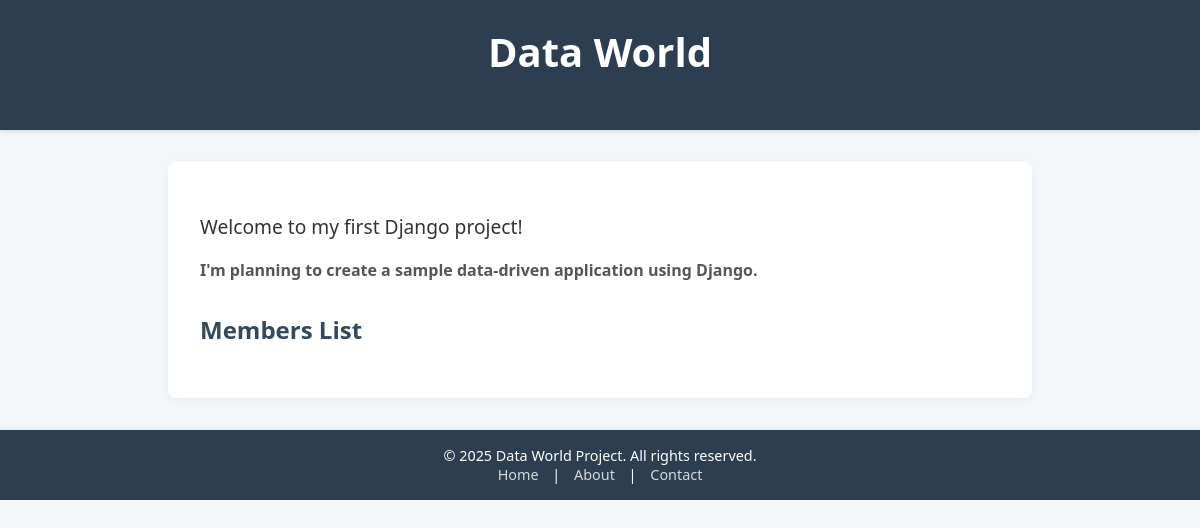
/members/, run on an earlier commit of the app's database.
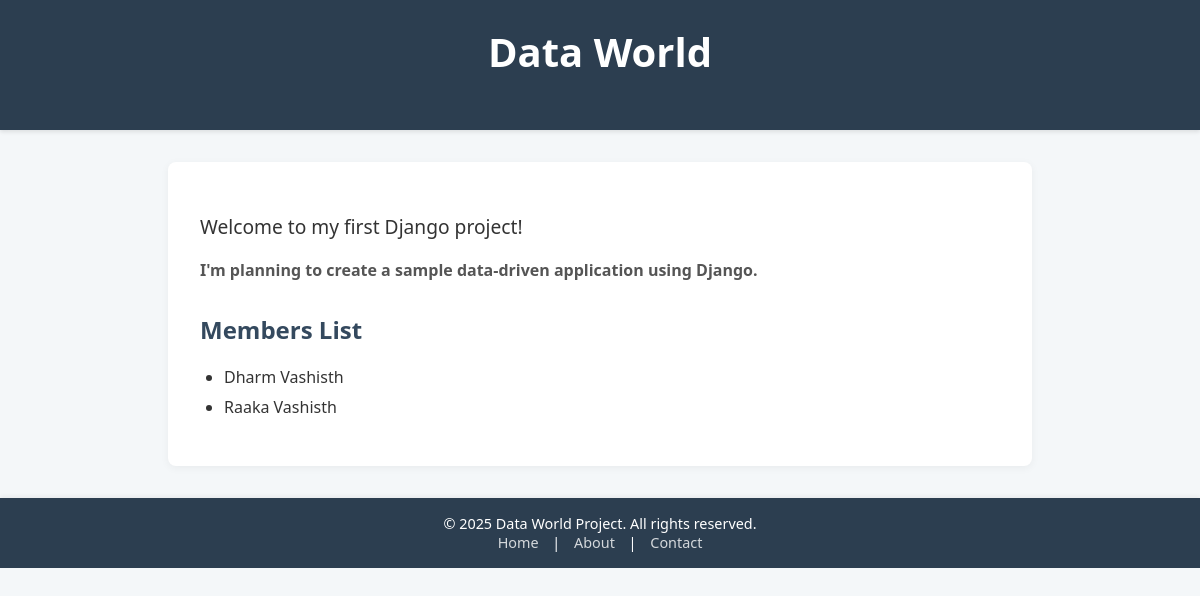
And on a later commit of the database.
### members/models.py (models this page shows)
class Member(models.Model):
  firstname = models.CharField(max_length=255)
  lastname = models.CharField(max_length=255)

### members/views.py (the view)
# urls.py: path('members/', views.members, name='members'),
def members(request):
  mymembers = Member.objects.all().values()
  template = loader.get_template('index.html')
  context = {
    'mymembers': mymembers,
  }
  return HttpResponse(template.render(context, request))

### members/templates/index.html (shortened to what this page needs)
{% load static %}
<!DOCTYPE html>
<html lang="en">
<head>
    <link rel="stylesheet" href="{% static 'styles.css' %}">
</head>
<body>
<header>
    <h1>Data World</h1>
</header>
<main>
    <p>Welcome to my first Django project!</p>
    <b>I'm planning to create a sample data-driven application using Django.</b>
    <h2>Members List</h2>
    <ul>
        {% for x in mymembers %}
        <li>{{ x.firstname }} {{ x.lastname }}</li>
        {% endfor %}
    </ul>
</main>
<footer>
    &copy; 2025 Data World Project. All rights reserved.
    <br>
    <a href="#">Home</a> |
    <a href="#">About</a> |
    <a href="#">Contact</a>
</footer>
</body>
</html>

### members/static/styles.css (style rules this page uses)
body { font-family: 'Segoe UI', Tahoma, Geneva, Verdana, sans-serif; margin: 0; padding: 0; background-color: #f4f7f9; color: #333; }
header { background-color: #2c3e50; color: white; padding: 1.5rem 2rem; text-align: center; box-shadow: 0 2px 4px rgba(0, 0, 0, 0.1); }
main { max-width: 800px; margin: 2rem auto; padding: 2rem; background-color: #ffffff; border-radius: 8px; box-shadow: 0 2px 8px rgba(0, 0, 0, 0.05); }
h1 { margin-top: 0; font-size: 2.5rem; color: white; }
p { font-size: 1.2rem; }
b { display: block; margin: 1rem 0; font-weight: 600; color: #555; }
h2 { color: #34495e; margin-top: 2rem; }
ul { padding-left: 1.5rem; }
li { margin-bottom: 0.5rem; }
footer { background-color: #2c3e50; color: white; text-align: center; padding: 1rem 2rem; font-size: 0.9rem; box-shadow: 0 -2px 4px rgba(0, 0, 0, 0.05); }
footer a { color: #ffffffcc; text-decoration: none; margin: 0 10px; }

What changed in the data, as far as the page shows it:
added Member: firstname "Dharm", lastname "Vashisth"
added Member: firstname "Raaka", lastname "Vashisth"
